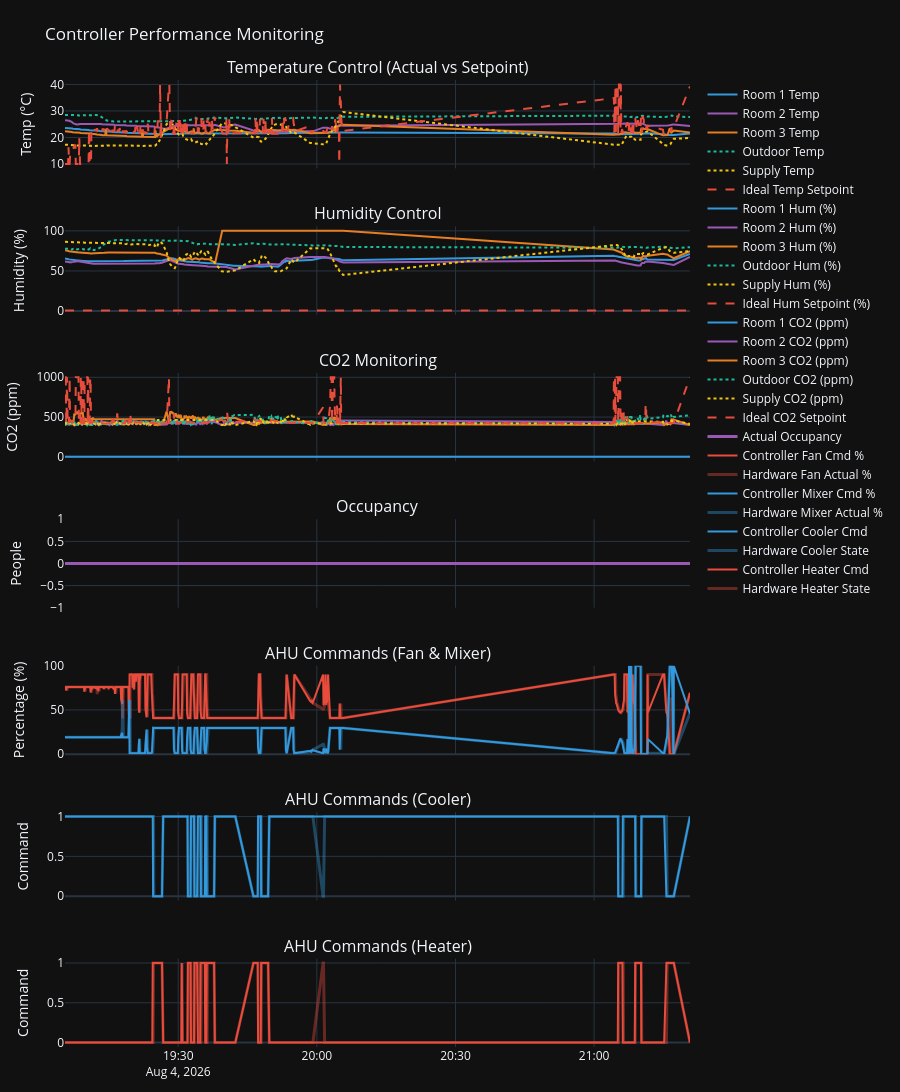

Here is the notebook cell this chart was saved with:
### Code cell
# ==========================================
# Controller Performance Plots
# ==========================================
fig = make_subplots(
    rows=7, cols=1,
    subplot_titles=[
        "Temperature Control (Actual vs Setpoint)",
        "Humidity Control",
        "CO2 Monitoring",
        "Occupancy",
        "AHU Commands (Fan & Mixer)",
        "AHU Commands (Cooler)",
        "AHU Commands (Heater)"
    ],
    vertical_spacing=0.06,
    shared_xaxes=True,
    specs=[
        [{"secondary_y": False}],
        [{"secondary_y": False}],
        [{"secondary_y": False}],
        [{"secondary_y": False}],
        [{"secondary_y": False}],
        [{"secondary_y": False}],
        [{"secondary_y": False}]
    ]
)

# 1. Temperature Control
fig.add_trace(go.Scatter(x=df['timestamp'], y=df['room_1_t'], name="Room 1 Temp", line=dict(color="#3498db")), row=1, col=1)
fig.add_trace(go.Scatter(x=df['timestamp'], y=df['room_2_t'], name="Room 2 Temp", line=dict(color="#9b59b6")), row=1, col=1)
fig.add_trace(go.Scatter(x=df['timestamp'], y=df['room_3_t'], name="Room 3 Temp", line=dict(color="#e67e22")), row=1, col=1)
fig.add_trace(go.Scatter(x=df['timestamp'], y=df['outside_t'], name="Outdoor Temp", line=dict(color="#1abc9c", dash="dot")), row=1, col=1)
fig.add_trace(go.Scatter(x=df['timestamp'], y=df['supply_t'], name="Supply Temp", line=dict(color="#f1c40f", dash="dot")), row=1, col=1)
fig.add_trace(go.Scatter(x=df['timestamp'], y=df['zone_ideal_temp'], name="Ideal Temp Setpoint", line=dict(color="#e74c3c", dash="dash")), row=1, col=1)

# 2. Humidity
fig.add_trace(go.Scatter(x=df['timestamp'], y=df['room_1_h'], name="Room 1 Hum (%)", line=dict(color="#3498db")), row=2, col=1)
fig.add_trace(go.Scatter(x=df['timestamp'], y=df['room_2_h'], name="Room 2 Hum (%)", line=dict(color="#9b59b6")), row=2, col=1)
fig.add_trace(go.Scatter(x=df['timestamp'], y=df['room_3_h'], name="Room 3 Hum (%)", line=dict(color="#e67e22")), row=2, col=1)
fig.add_trace(go.Scatter(x=df['timestamp'], y=df['outside_h'], name="Outdoor Hum (%)", line=dict(color="#1abc9c", dash="dot")), row=2, col=1)
fig.add_trace(go.Scatter(x=df['timestamp'], y=df['supply_h'], name="Supply Hum (%)", line=dict(color="#f1c40f", dash="dot")), row=2, col=1)

ideal_hum = df['zone_ideal_hum'] * 100 if df['zone_ideal_hum'].max() <= 1.0 else df['zone_ideal_hum']
fig.add_trace(go.Scatter(x=df['timestamp'], y=ideal_hum, name="Ideal Hum Setpoint (%)", line=dict(color="#e74c3c", dash="dash")), row=2, col=1)

# 3. CO2
fig.add_trace(go.Scatter(x=df['timestamp'], y=df['room_1_c'], name="Room 1 CO2 (ppm)", line=dict(color="#3498db")), row=3, col=1)
fig.add_trace(go.Scatter(x=df['timestamp'], y=df['room_2_c'], name="Room 2 CO2 (ppm)", line=dict(color="#9b59b6")), row=3, col=1)
fig.add_trace(go.Scatter(x=df['timestamp'], y=df['room_3_c'], name="Room 3 CO2 (ppm)", line=dict(color="#e67e22")), row=3, col=1)
fig.add_trace(go.Scatter(x=df['timestamp'], y=df['outside_c'], name="Outdoor CO2 (ppm)", line=dict(color="#1abc9c", dash="dot")), row=3, col=1)
fig.add_trace(go.Scatter(x=df['timestamp'], y=df['supply_c'], name="Supply CO2 (ppm)", line=dict(color="#f1c40f", dash="dot")), row=3, col=1)
fig.add_trace(go.Scatter(x=df['timestamp'], y=df['zone_ideal_co2'], name="Ideal CO2 Setpoint", line=dict(color="#e74c3c", dash="dash")), row=3, col=1)

# 4. Occupancy
if 'actual_occupancy' in df.columns:
    fig.add_trace(go.Scatter(x=df['timestamp'], y=df['actual_occupancy'], name="Actual Occupancy", line=dict(color="#9b59b6", width=3, shape='hv')), row=4, col=1)

# 5. AHU Commands (Fan & Mixer)
fig.add_trace(go.Scatter(x=df['timestamp'], y=df['fan_cmnd'], name="Controller Fan Cmd %", line=dict(color="#e74c3c", width=2)), row=5, col=1)
fig.add_trace(go.Scatter(x=df['timestamp'], y=df['fan'], name="Hardware Fan Actual %", line=dict(color="rgba(231, 76, 60, 0.4)", width=3)), row=5, col=1)
fig.add_trace(go.Scatter(x=df['timestamp'], y=df['mixer_ratio'], name="Controller Mixer Cmd %", line=dict(color="#3498db", width=2)), row=5, col=1)
fig.add_trace(go.Scatter(x=df['timestamp'], y=df['mixer'], name="Hardware Mixer Actual %", line=dict(color="rgba(52, 152, 219, 0.4)", width=3)), row=5, col=1)

# 6. AHU Commands (Cooler)
fig.add_trace(go.Scatter(x=df['timestamp'], y=df['cooler_cmd'], name="Controller Cooler Cmd", line=dict(color="#3498db", width=2)), row=6, col=1)
if 'coolerState' in df.columns:
    fig.add_trace(go.Scatter(x=df['timestamp'], y=df['coolerState'], name="Hardware Cooler State", line=dict(color="rgba(52, 152, 219, 0.4)", width=3)), row=6, col=1)

# 7. AHU Commands (Heater)
fig.add_trace(go.Scatter(x=df['timestamp'], y=df['heater_cmd'], name="Controller Heater Cmd", line=dict(color="#e74c3c", width=2)), row=7, col=1)
if 'heaterState' in df.columns:
    fig.add_trace(go.Scatter(x=df['timestamp'], y=df['heaterState'], name="Hardware Heater State", line=dict(color="rgba(231, 76, 60, 0.4)", width=3)), row=7, col=1)


# --- Layout Styling ---
fig.update_layout(
    height=1800,
    template="plotly_dark",
    title_text="Controller Performance Monitoring",
    margin=dict(l=30, r=30, t=80, b=30),
    hovermode="x unified"
)

fig.update_yaxes(title_text="Temp (°C)", row=1, col=1)
fig.update_yaxes(title_text="Humidity (%)", row=2, col=1)
fig.update_yaxes(title_text="CO2 (ppm)", row=3, col=1)
fig.update_yaxes(title_text="People", row=4, col=1)
fig.update_yaxes(title_text="Percentage (%)", range=[0, 100], row=5, col=1)
fig.update_yaxes(title_text="Command", row=6, col=1)
fig.update_yaxes(title_text="Command", row=7, col=1)

fig.show()

### Figure 1 — Plotly figure (JSON) as saved in the notebook; plotly's stock layout.template omitted (floating-point values rounded to 4 significant figures; data arrays with more than 128 entries replaced by an {"elided": "..."} marker saying what was removed)
{"data": [{"line": {"color": "#3498db"}, "name": "Room 1 Temp", "type": "scatter", "x": {"elided": "1120 str values"}, "xaxis": "x", "y": {"elided": "1120 float values"}, "yaxis": "y"}, {"line": {"color": "#9b59b6"}, "name": "Room 2 Temp", "type": "scatter", "x": {"elided": "1120 str values"}, "xaxis": "x", "y": {"elided": "1120 float values"}, "yaxis": "y"}, {"line": {"color": "#e67e22"}, "name": "Room 3 Temp", "type": "scatter", "x": {"elided": "1120 str values"}, "xaxis": "x", "y": {"elided": "1120 float values"}, "yaxis": "y"}, {"line": {"color": "#1abc9c", "dash": "dot"}, "name": "Outdoor Temp", "type": "scatter", "x": {"elided": "1120 str values"}, "xaxis": "x", "y": {"elided": "1120 float values"}, "yaxis": "y"}, {"line": {"color": "#f1c40f", "dash": "dot"}, "name": "Supply Temp", "type": "scatter", "x": {"elided": "1120 str values"}, "xaxis": "x", "y": {"elided": "1120 float values"}, "yaxis": "y"}, {"line": {"color": "#e74c3c", "dash": "dash"}, "name": "Ideal Temp Setpoint", "type": "scatter", "x": {"elided": "1120 str values"}, "xaxis": "x", "y": {"elided": "1120 float values"}, "yaxis": "y"}, {"line": {"color": "#3498db"}, "name": "Room 1 Hum (%)", "type": "scatter", "x": {"elided": "1120 str values"}, "xaxis": "x2", "y": {"elided": "1120 float values"}, "yaxis": "y2"}, {"line": {"color": "#9b59b6"}, "name": "Room 2 Hum (%)", "type": "scatter", "x": {"elided": "1120 str values"}, "xaxis": "x2", "y": {"elided": "1120 float values"}, "yaxis": "y2"}, {"line": {"color": "#e67e22"}, "name": "Room 3 Hum (%)", "type": "scatter", "x": {"elided": "1120 str values"}, "xaxis": "x2", "y": {"elided": "1120 float values"}, "yaxis": "y2"}, {"line": {"color": "#1abc9c", "dash": "dot"}, "name": "Outdoor Hum (%)", "type": "scatter", "x": {"elided": "1120 str values"}, "xaxis": "x2", "y": {"elided": "1120 float values"}, "yaxis": "y2"}, {"line": {"color": "#f1c40f", "dash": "dot"}, "name": "Supply Hum (%)", "type": "scatter", "x": {"elided": "1120 str values"}, "xaxis": "x2", "y": {"elided": "1120 float values"}, "yaxis": "y2"}, {"line": {"color": "#e74c3c", "dash": "dash"}, "name": "Ideal Hum Setpoint (%)", "type": "scatter", "x": {"elided": "1120 str values"}, "xaxis": "x2", "y": {"elided": "1120 float values"}, "yaxis": "y2"}, {"line": {"color": "#3498db"}, "name": "Room 1 CO2 (ppm)", "type": "scatter", "x": {"elided": "1120 str values"}, "xaxis": "x3", "y": {"elided": "1120 int values"}, "yaxis": "y3"}, {"line": {"color": "#9b59b6"}, "name": "Room 2 CO2 (ppm)", "type": "scatter", "x": {"elided": "1120 str values"}, "xaxis": "x3", "y": {"elided": "1120 int values"}, "yaxis": "y3"}, {"line": {"color": "#e67e22"}, "name": "Room 3 CO2 (ppm)", "type": "scatter", "x": {"elided": "1120 str values"}, "xaxis": "x3", "y": {"elided": "1120 int values"}, "yaxis": "y3"}, {"line": {"color": "#1abc9c", "dash": "dot"}, "name": "Outdoor CO2 (ppm)", "type": "scatter", "x": {"elided": "1120 str values"}, "xaxis": "x3", "y": {"elided": "1120 int values"}, "yaxis": "y3"}, {"line": {"color": "#f1c40f", "dash": "dot"}, "name": "Supply CO2 (ppm)", "type": "scatter", "x": {"elided": "1120 str values"}, "xaxis": "x3", "y": {"elided": "1120 int values"}, "yaxis": "y3"}, {"line": {"color": "#e74c3c", "dash": "dash"}, "name": "Ideal CO2 Setpoint", "type": "scatter", "x": {"elided": "1120 str values"}, "xaxis": "x3", "y": {"elided": "1120 float values"}, "yaxis": "y3"}, {"line": {"color": "#9b59b6", "shape": "hv", "width": 3}, "name": "Actual Occupancy", "type": "scatter", "x": {"elided": "1120 str values"}, "xaxis": "x4", "y": {"elided": "1120 int values"}, "yaxis": "y4"}, {"line": {"color": "#e74c3c", "width": 2}, "name": "Controller Fan Cmd %", "type": "scatter", "x": {"elided": "1120 str values"}, "xaxis": "x5", "y": {"elided": "1120 float values"}, "yaxis": "y5"}, {"line": {"color": "rgba(231, 76, 60, 0.4)", "width": 3}, "name": "Hardware Fan Actual %", "type": "scatter", "x": {"elided": "1120 str values"}, "xaxis": "x5", "y": {"elided": "1120 float values"}, "yaxis": "y5"}, {"line": {"color": "#3498db", "width": 2}, "name": "Controller Mixer Cmd %", "type": "scatter", "x": {"elided": "1120 str values"}, "xaxis": "x5", "y": {"elided": "1120 float values"}, "yaxis": "y5"}, {"line": {"color": "rgba(52, 152, 219, 0.4)", "width": 3}, "name": "Hardware Mixer Actual %", "type": "scatter", "x": {"elided": "1120 str values"}, "xaxis": "x5", "y": {"elided": "1120 float values"}, "yaxis": "y5"}, {"line": {"color": "#3498db", "width": 2}, "name": "Controller Cooler Cmd", "type": "scatter", "x": {"elided": "1120 str values"}, "xaxis": "x6", "y": {"elided": "1120 float values"}, "yaxis": "y6"}, {"line": {"color": "rgba(52, 152, 219, 0.4)", "width": 3}, "name": "Hardware Cooler State", "type": "scatter", "x": {"elided": "1120 str values"}, "xaxis": "x6", "y": {"elided": "1120 int values"}, "yaxis": "y6"}, {"line": {"color": "#e74c3c", "width": 2}, "name": "Controller Heater Cmd", "type": "scatter", "x": {"elided": "1120 str values"}, "xaxis": "x7", "y": {"elided": "1120 float values"}, "yaxis": "y7"}, {"line": {"color": "rgba(231, 76, 60, 0.4)", "width": 3}, "name": "Hardware Heater State", "type": "scatter", "x": {"elided": "1120 str values"}, "xaxis": "x7", "y": {"elided": "1120 int values"}, "yaxis": "y7"}], "layout": {"annotations": [{"font": {"size": 16}, "showarrow": false, "text": "Temperature Control (Actual vs Setpoint)", "x": 0.5, "xanchor": "center", "xref": "paper", "y": 1, "yanchor": "bottom", "yref": "paper"}, {"font": {"size": 16}, "showarrow": false, "text": "Humidity Control", "x": 0.5, "xanchor": "center", "xref": "paper", "y": 0.8486, "yanchor": "bottom", "yref": "paper"}, {"font": {"size": 16}, "showarrow": false, "text": "CO2 Monitoring", "x": 0.5, "xanchor": "center", "xref": "paper", "y": 0.6971, "yanchor": "bottom", "yref": "paper"}, {"font": {"size": 16}, "showarrow": false, "text": "Occupancy", "x": 0.5, "xanchor": "center", "xref": "paper", "y": 0.5457, "yanchor": "bottom", "yref": "paper"}, {"font": {"size": 16}, "showarrow": false, "text": "AHU Commands (Fan & Mixer)", "x": 0.5, "xanchor": "center", "xref": "paper", "y": 0.3943, "yanchor": "bottom", "yref": "paper"}, {"font": {"size": 16}, "showarrow": false, "text": "AHU Commands (Cooler)", "x": 0.5, "xanchor": "center", "xref": "paper", "y": 0.2429, "yanchor": "bottom", "yref": "paper"}, {"font": {"size": 16}, "showarrow": false, "text": "AHU Commands (Heater)", "x": 0.5, "xanchor": "center", "xref": "paper", "y": 0.09143, "yanchor": "bottom", "yref": "paper"}], "height": 1800, "hovermode": "x unified", "margin": {"b": 30, "l": 30, "r": 30, "t": 80}, "title": {"text": "Controller Performance Monitoring"}, "xaxis": {"anchor": "y", "domain": [0, 1], "matches": "x7", "showticklabels": false}, "xaxis2": {"anchor": "y2", "domain": [0, 1], "matches": "x7", "showticklabels": false}, "xaxis3": {"anchor": "y3", "domain": [0, 1], "matches": "x7", "showticklabels": false}, "xaxis4": {"anchor": "y4", "domain": [0, 1], "matches": "x7", "showticklabels": false}, "xaxis5": {"anchor": "y5", "domain": [0, 1], "matches": "x7", "showticklabels": false}, "xaxis6": {"anchor": "y6", "domain": [0, 1], "matches": "x7", "showticklabels": false}, "xaxis7": {"anchor": "y7", "domain": [0, 1]}, "yaxis": {"anchor": "x", "domain": [0.9086, 1], "title": {"text": "Temp (°C)"}}, "yaxis2": {"anchor": "x2", "domain": [0.7571, 0.8486], "title": {"text": "Humidity (%)"}}, "yaxis3": {"anchor": "x3", "domain": [0.6057, 0.6971], "title": {"text": "CO2 (ppm)"}}, "yaxis4": {"anchor": "x4", "domain": [0.4543, 0.5457], "title": {"text": "People"}}, "yaxis5": {"anchor": "x5", "domain": [0.3029, 0.3943], "range": [0, 100], "title": {"text": "Percentage (%)"}}, "yaxis6": {"anchor": "x6", "domain": [0.1514, 0.2429], "title": {"text": "Command"}}, "yaxis7": {"anchor": "x7", "domain": [0, 0.09143], "title": {"text": "Command"}}}}
